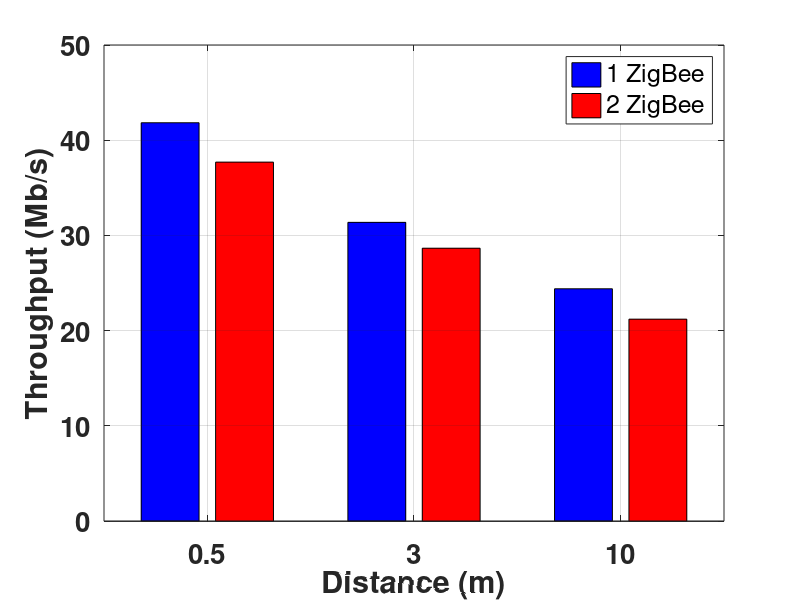

Here is the MATLAB script that generated this plot:
close all;
clear;
clc;

eva = [ 1    54*0.8452*11/12        54*0.8452*95/115 ;
        2    54*0.8452*11/12*9/12    54*0.8452*100/115*65/90 ;
        3    54*0.8452*11/12*9/12*7/9    54*0.8452*95/115*100/115*55/85]

fig = figure('Position',[0 250 400 260]); 
h = bar(eva(1:end,1)',eva(1:end,2:3));
set(h(1),'FaceColor','blue');
set(h(2),'FaceColor','red');

ylabel('Throughput (Mb/s)');
xlabel('Distance (m)');
% xticks([50 100 150 200]);
xticklabels({'0.5','3','10'});

legend('1 ZigBee','2 ZigBee', 'Location','northeast');
set(gca,'FontSize',20,'FontWeight', 'bold');
% set(gca, 'YScale', 'log');
grid on;
%     print -deps FDDutyCycle
saveas(gca, 'PhyLoSWiFi.eps','epsc');